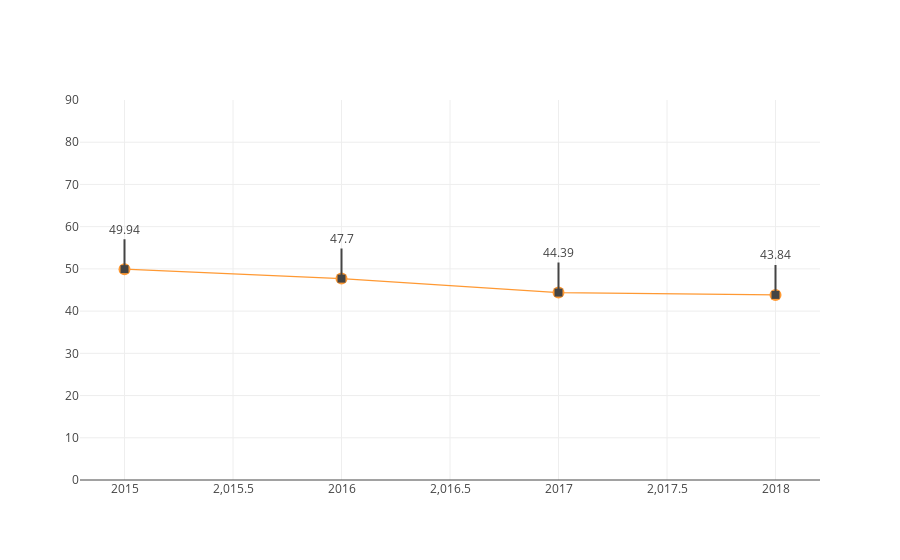

This figure's notebook cell:
### Code cell
autoCensoLine('IN_BIBLIOTECA_SALA_LEITURA')

### Figure 1 — Plotly figure (JSON) as saved in the notebook; plotly's stock layout.template omitted (floating-point values rounded to 4 significant figures)
{"data": [{"line": {"color": "rgba(255, 153, 51, 1.0)", "dash": "solid", "shape": "linear", "width": 1.3}, "marker": {"size": 12, "symbol": "circle"}, "mode": "lines+markers", "name": "proporcao", "text": "", "type": "scatter", "uid": "352099cc-57f4-438e-9f8a-8ff9a368b6d7", "x": [2015, 2016, 2017, 2018], "y": [49.94, 47.7, 44.39, 43.84]}], "layout": {"annotations": [{"arrowhead": 7, "ax": 0, "ay": -40, "showarrow": true, "text": "49.94", "x": 2015, "xref": "x", "y": 49.94, "yref": "y"}, {"arrowhead": 7, "ax": 0, "ay": -40, "showarrow": true, "text": "47.7", "x": 2016, "xref": "x", "y": 47.7, "yref": "y"}, {"arrowhead": 7, "ax": 0, "ay": -40, "showarrow": true, "text": "44.39", "x": 2017, "xref": "x", "y": 44.39, "yref": "y"}, {"arrowhead": 7, "ax": 0, "ay": -40, "showarrow": true, "text": "43.84", "x": 2018, "xref": "x", "y": 43.84, "yref": "y"}], "showlegend": false, "yaxis": {"range": [0, 90]}}}
